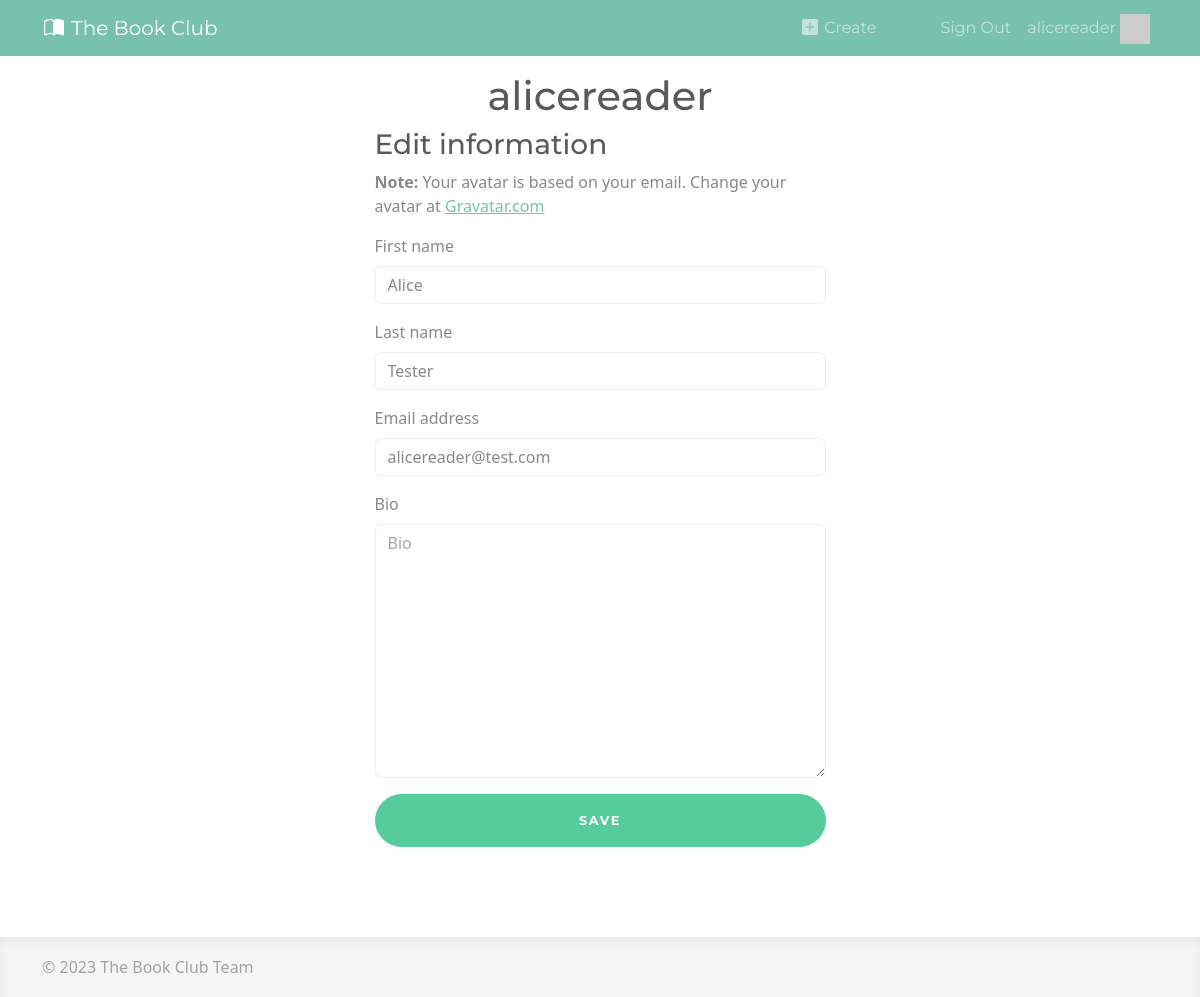
Page /account/edit-profile/ (signed in) on the committed database.
### apps/accounts/models.py (models this page shows, shortened)
class User(AbstractUser):
    bio = models.TextField()
    def gravatar(self, size=None):
        GRAVATAR_URL = 'https://gravatar.com/avatar/%s?d=identicon%s'
        email = str(self.email).strip().lower()
        digest = hashlib.md5(email.encode('utf-8')).hexdigest()
        if size:
            size_str = '&s=%i' % size
        else:
            size_str = ''
        return GRAVATAR_URL % (digest, size_str)

### apps/accounts/views.py (the view)
# urls.py: path('edit-profile/', views.edit_profile, name='edit_profile'),
@login_required
def edit_profile(request):
    if request.method == 'POST':
        form = UserEditForm(request.POST, instance=request.user)
        if form.is_valid():
            form.save()
            return redirect('home')
    else:
        form = UserEditForm(instance=request.user)
    context = {
        'form': form,
    }
    return render(request, 'accounts/edit_profile.html', context)

### apps/accounts/forms.py
class UserEditForm(forms.ModelForm):
    class Meta:
        model = User
        fields = (
            'first_name',
            'last_name',
            'email',
            'bio',
        )

### apps/accounts/templates/accounts/edit_profile.html (shortened to what this page needs)
{% extends 'base.html' %}
{% load django_bootstrap5 %}
{% block content %}
<div class="row">
    <div class="col-sm-9 col-md-7 col-lg-5 mx-auto">
        <h1 class="text-center">{{ request.user }}</h1>
        <h3>Edit information</h3>
        <p><strong>Note:</strong> Your avatar is based on your email. Change
        your avatar at <a href="https://en.gravatar.com/">Gravatar.com</a></p>
        <form class="form-signin d-grid" method="POST">
            {% bootstrap_form form %}
            <button class="btn btn-lg btn-success text-uppercase">Save</button>
        </form>
    </div>
</div>
{% endblock %}

### apps/core/templates/snippets/navbar.html (shortened to what this page needs)
<nav class="navbar navbar-expand-md navbar-dark bg-primary text-light">
    <div class="container">
        <a class="navbar-brand" href="/">
            The Book Club
        </a>
        <div class="collapse navbar-collapse" id="navbarSupportedContent">
            <ul class="navbar-nav ms-auto">
                {% if request.user.is_authenticated %}
                    <li class="nav-item me-5">
                        <a href="/list/create/" class="nav-link">
                            Create
                        </a>
                    </li>
                    <li class="nav-item">
                        <a class="nav-link" href="{% url 'logout' %}" >Sign Out</a>
                    </li>
                    <li class="nav-item">
                        <a class="nav-link" href="{% url 'view_profile' request.user %}" >
                            {{ request.user }}
                            <img src="{{ user.gravatar }}" class="navbar-avatar" />
                        </a>
                    </li>
                {% endif %}
            </ul>
        </div>
    </div>
</nav>

### apps/core/static/css/signinform.css (style rules this page uses)
.form-signin { width: 100%; }
.form-signin .btn { font-size: 80%; border-radius: 5rem; letter-spacing: .1rem; font-weight: bold; padding: 1rem; transition: all 0.2s; }

### apps/core/static/css/custom.css (style rules this page uses)
html { position: relative; min-height: 100%; }
body { margin-bottom: 150px; }
.navbar-avatar { height: 30px; margin-top: -10px; margin-bottom: -10px; }

### rows in the picture
User: user "alicereader", first_name "Alice", last_name "Tester", email "alicereader@test.com"
